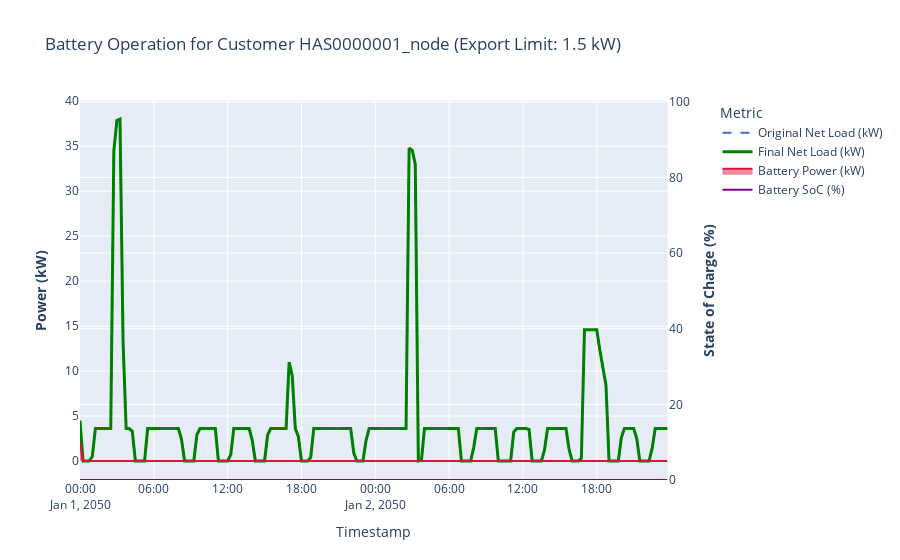

The cell this chart's notebook holds for it:
### Markdown cell above
### Scenario 1 Results

The comparison shows some improvement! The addition of batteries has resolved **some of the grid failures**. The peak reverse power flow has been significantly reduced, bringing the grid back within its operational limits.

This demonstrates that a targeted, intelligent deployment of batteries can be a highly effective alternative to traditional grid reinforcement.


## 5. Visualization: How a Single Battery Performs

Aggregate results are great, but it's more intuitive to see how a single battery operates on a sunny day. Let's pick a customer from a problematic area and visualize their power profile before and after the battery installation.

The plot below shows:
-   **Original Net Load (Blue Dashed):** High export (large negative values) during midday.
-   **Battery Power (Red Bars):** The battery charges (positive red bars) to absorb the excess solar power. It discharges (negative red bars) in the evening to power the home.
-   **Final Net Load (Green):** The new profile as seen by the grid. The midday export is successfully capped at the target limit.
-   **Battery SoC (Purple):** The battery's state of charge, showing it filling up during the day and emptying at night.

### Code cell
import plotly.graph_objects as go
from plotly.subplots import make_subplots

# MODIFIED visualization function
def visualize_customer_battery_performance(customer_id, start_day, num_days=2):
    """
    Creates a plot showing how a battery mitigates grid issues for one customer.
    MODIFIED: This version uses the corrected create_battery_schedule function
    to ensure the State of Charge (SoC) is accurate.
    """
    print(f"--- Visualizing Battery Performance for: {customer_id} ---")

    # This part assumes customer_export_limits is a globally available dictionary
    # If not, you may need to pass it as an argument.
    target_kw = customer_export_limits.get(customer_id, 1.5)
    full_net_load_profile = df_net_load[customer_id]

    # --- Run the definitive simulation to get all data profiles ---
    # We create a fresh battery instance for this simulation run.
    power_kw, capacity_kwh = calculate_optimal_battery_size(full_net_load_profile, target_max_export_kw=target_kw)
    sim_battery = SimpleBattery(capacity_kwh, power_kw, initial_soc_percent=5.0)
    
    # Call the master function which is our single source of truth
    s_charge, s_discharge, s_soc_kwh = create_battery_schedule(
        full_net_load_profile,
        sim_battery,
        target_max_export_kw=target_kw
    )

    # --- Calculate final profiles from the simulation results ---
    s_battery_power = s_discharge - s_charge
    s_final_net_load = full_net_load_profile + s_battery_power
    s_soc_percent = (s_soc_kwh / capacity_kwh) * 100

    # --- Get the relevant data slices for the plotting period ---
    start_idx = start_day * 96
    end_idx = (start_day + num_days) * 96
    
    original_net_slice = full_net_load_profile.iloc[start_idx:end_idx]
    final_net_slice = s_final_net_load.iloc[start_idx:end_idx]
    battery_power_slice = s_battery_power.iloc[start_idx:end_idx]
    soc_series_slice = s_soc_percent.iloc[start_idx:end_idx]

    # --- Create the Plotly Figure ---
    fig = make_subplots(specs=[[{"secondary_y": True}]])
    fig.add_trace(go.Scatter(x=original_net_slice.index, y=original_net_slice, name='Original Net Load (kW)', line=dict(color='royalblue', dash='dash')), secondary_y=False)
    fig.add_trace(go.Scatter(x=final_net_slice.index, y=final_net_slice, name='Final Net Load (kW)', line=dict(color='green', width=3)), secondary_y=False)
    # Using Bar for battery power can be misleading; Scatter shows charge/discharge better.
    fig.add_trace(go.Scatter(x=battery_power_slice.index, y=battery_power_slice, name='Battery Power (kW)', marker_color='crimson', mode='lines', fill='tozeroy'), secondary_y=False)
    fig.add_trace(go.Scatter(x=soc_series_slice.index, y=soc_series_slice, name='Battery SoC (%)', line=dict(color='purple')), secondary_y=True)

    fig.update_layout(title_text=f'Battery Operation for Customer {customer_id} (Export Limit: {target_kw} kW)', legend_title_text='Metric', xaxis_title='Timestamp')
    fig.update_yaxes(title_text="<b>Power (kW)</b>", secondary_y=False)
    fig.update_yaxes(title_text="<b>State of Charge (%)</b>", range=[0, 100.5], secondary_y=True)
    fig.show()

# --- Example Usage ---
# You will need to define `customer_export_limits` and `df_net_load` before this.
# For demonstration, let's create dummy versions.
customer_export_limits = {col: 1.5 for col in df_net_load.columns} 

failing_customer_id = df_net_load.columns[0] # Use the first customer for the example
# Find the timestamp of the minimum value (max export) and get its day of the year
worst_day_index = df_net_load[failing_customer_id].idxmin().dayofyear - 1 # dayofyear is 1-based

visualize_customer_battery_performance(
    customer_id=failing_customer_id, 
    start_day=worst_day_index, 
    num_days=2
)

### Figure 1 — Plotly figure (JSON) as saved in the notebook; plotly's stock layout.template omitted (floating-point values rounded to 4 significant figures; data arrays with more than 128 entries replaced by an {"elided": "..."} marker saying what was removed)
{"data": [{"line": {"color": "royalblue", "dash": "dash"}, "name": "Original Net Load (kW)", "type": "scatter", "x": {"elided": "192 str values"}, "xaxis": "x", "y": {"elided": "192 float values"}, "yaxis": "y"}, {"line": {"color": "green", "width": 3}, "name": "Final Net Load (kW)", "type": "scatter", "x": {"elided": "192 str values"}, "xaxis": "x", "y": {"elided": "192 float values"}, "yaxis": "y"}, {"fill": "tozeroy", "marker": {"color": "crimson"}, "mode": "lines", "name": "Battery Power (kW)", "type": "scatter", "x": {"elided": "192 str values"}, "xaxis": "x", "y": {"elided": "192 float values"}, "yaxis": "y"}, {"line": {"color": "purple"}, "name": "Battery SoC (%)", "type": "scatter", "x": {"elided": "192 str values"}, "xaxis": "x", "y": {"elided": "192 float values"}, "yaxis": "y2"}], "layout": {"legend": {"title": {"text": "Metric"}}, "title": {"text": "Battery Operation for Customer HAS0000001_node (Export Limit: 1.5 kW)"}, "xaxis": {"anchor": "y", "domain": [0, 0.94], "title": {"text": "Timestamp"}}, "yaxis": {"anchor": "x", "domain": [0, 1], "title": {"text": "<b>Power (kW)</b>"}}, "yaxis2": {"anchor": "x", "overlaying": "y", "range": [0, 100.5], "side": "right", "title": {"text": "<b>State of Charge (%)</b>"}}}}
